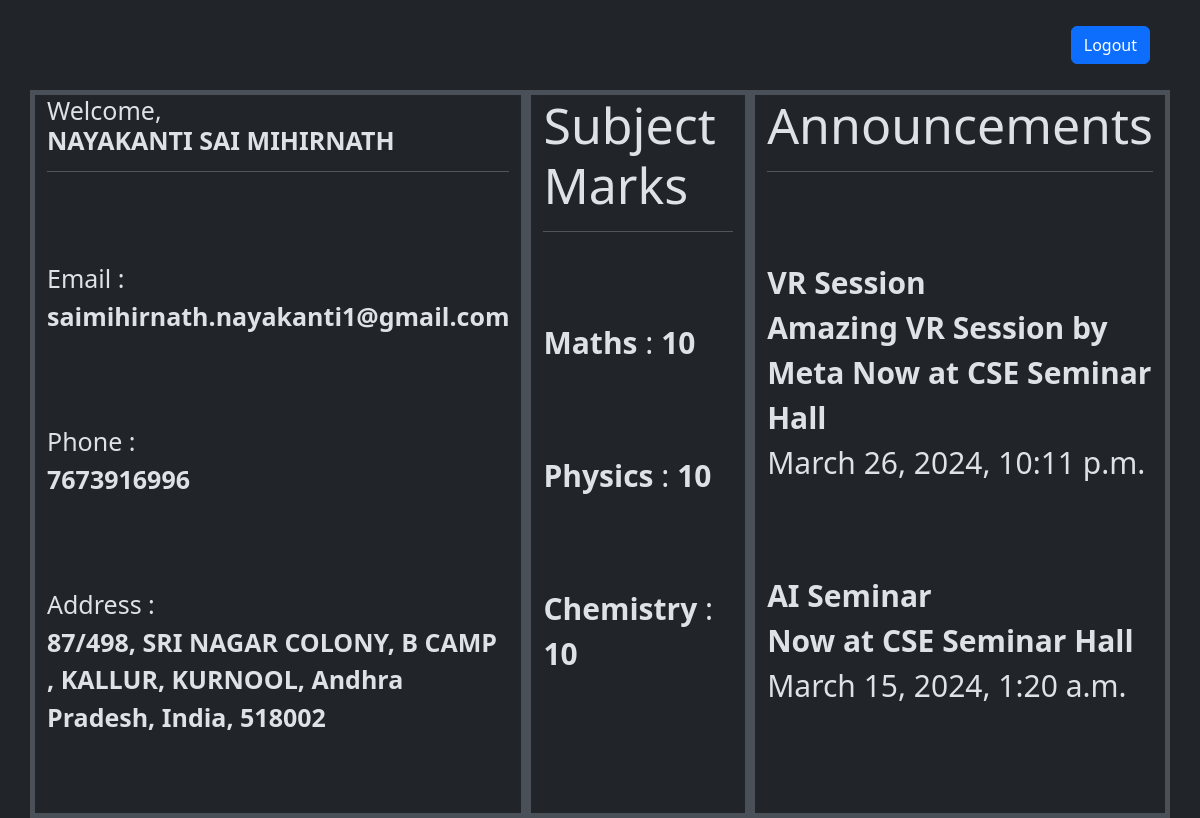
The app's page /mainApp/studentHome (signed in) with its own data.
### mainApp/models.py (models this page shows, shortened)
class Student(models.Model):
    name = models.CharField(max_length=100)
    email = models.EmailField()
    password = models.CharField(max_length=100)
    phone = models.CharField(max_length=100)
    address = models.TextField()

class Marks(models.Model):
    student = models.ForeignKey(Student, on_delete=models.CASCADE)
    subject1 = models.CharField(max_length=100)
    marks1 = models.IntegerField()
    subject2 = models.CharField(max_length=100)
    marks2 = models.IntegerField()
    subject3 = models.CharField(max_length=100)
    marks3 = models.IntegerField()

class Announcements(models.Model):
    title = models.CharField(max_length=100)
    description = models.TextField()
    date = models.DateTimeField()
    class Meta:
        ordering = ['-date']

### mainApp/views.py (the view, shortened to what this page needs)
# urls.py: path('studentHome',views.studentHome,name='studentHome'),
def studentHome(request):
    if request.session.has_key('studentEmail'):
        student = Student.objects.get(email=request.session['studentEmail'])
        try:
            marks = Marks.objects.get(student=student)
        except Marks.DoesNotExist:
            marks = Marks(student=student,subject1='Subject 1',marks1=0,subject2='Subject 2',marks2=0,subject3='Subject 3',marks3=0)
        announcements = Announcements.objects.all()
        return render(request, 'mainApp/studentHome.html',{'student':student,'marks':marks,'announcements':announcements})
    elif request.session.has_key('adminEmail'):
        return redirect('adminHome')
    else:
        return redirect('studentLogin')

### templates/mainApp/studentHome.html (shortened to what this page needs)
<!DOCTYPE html>
<html lang="en" data-bs-theme="dark">
<head>
    <link href="https://cdn.jsdelivr.net/npm/bootstrap@5.3.3/dist/css/bootstrap.min.css" rel="stylesheet" />
</head>
<body class="d-flex justify-content-center align-items-baseline vh-100">
    <div class="container d-flex flex-column justify-content-center h-100">
        <div class="position-relative">
            <a class="btn btn-primary position-absolute end-0 m-2" href="logout">Logout</a>
        </div>
        <br>
        <div class="row mt-5 h-100">
            <div class="col border border-5">
                <h1 style="font-size: 25px;">Welcome, <br><strong>{{ student.name }}</strong></h1> <hr><br>
                <p style="font-size: 25px;" class="mt-5">Email : <br><strong>{{student.email}}</strong></p> <br>
                <p style="font-size: 25px;" class="mt-5">Phone : <br><strong>{{student.phone}}</strong></p> <br>
                <p style="font-size: 25px;" class="mt-5">Address : <br><strong>{{student.address}}</strong></p> <br>
            </div>
            <div class="col border border-5">
                <h1 style="font-size: 50px;">Subject Marks</h1><hr>
                <br>
                <p style="font-size: 30px;" class="mt-5"><strong>{{marks.subject1}}</strong> : <strong>{{marks.marks1}}</strong></p> <br>
                <p style="font-size: 30px;" class="mt-5"><strong>{{marks.subject2}}</strong> : <strong>{{marks.marks2}}</strong></p> <br>
                <p style="font-size: 30px;" class="mt-5"><strong>{{marks.subject3}}</strong> : <strong>{{marks.marks3}}</strong></p> <br>
            </div>
            <div class="col border border-5">
                <h1 style="font-size: 50px;">Announcements</h1><hr>
                <br>
                {% for a in announcements %}
                    <p style="font-size: 30px;" class="mt-5"><strong>{{a.title}}</strong> <br> <strong>{{a.description}}</strong> <br> {{a.date}}</p><br>
                {% endfor %}
            </div>
        </div>
    </div>
    <br> <br>
</body>
</html>

### records on screen
Student: name "NAYAKANTI SAI MIHIRNATH", email "saimihirnath.nayakanti1@gmail.com", phone "7673916996", address "87/498, SRI NAGAR COLONY, B CAMP , KALLUR, KURNOOL, Andhra Pradesh, India, 518002"
Marks: subject1 "Maths", marks1 "10", subject2 "Physics", marks2 "10", subject3 "Chemistry", marks3 "10"
Announcements: title "VR Session", description "Amazing VR Session by Meta Now at CSE Seminar Hall", date "March 26, 2024, 10:11 p.m."
Announcements: title "AI Seminar", description "Now at CSE Seminar Hall", date "March 15, 2024, 1:20 a.m."
